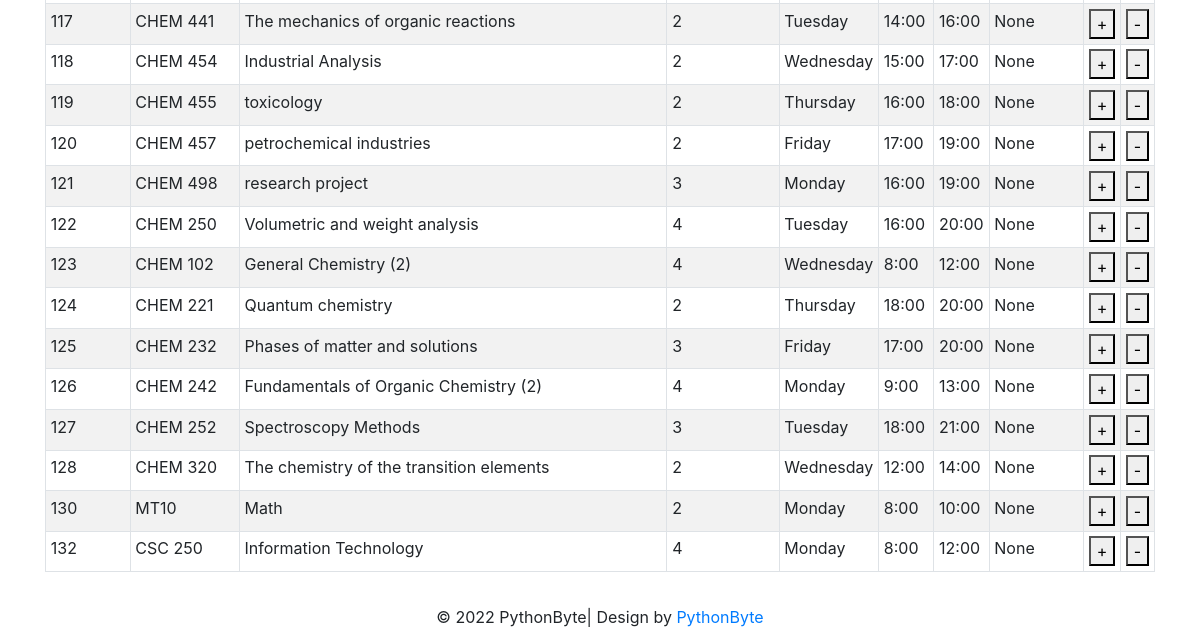
The app's page /allocate_classroomf (lower part), older data.
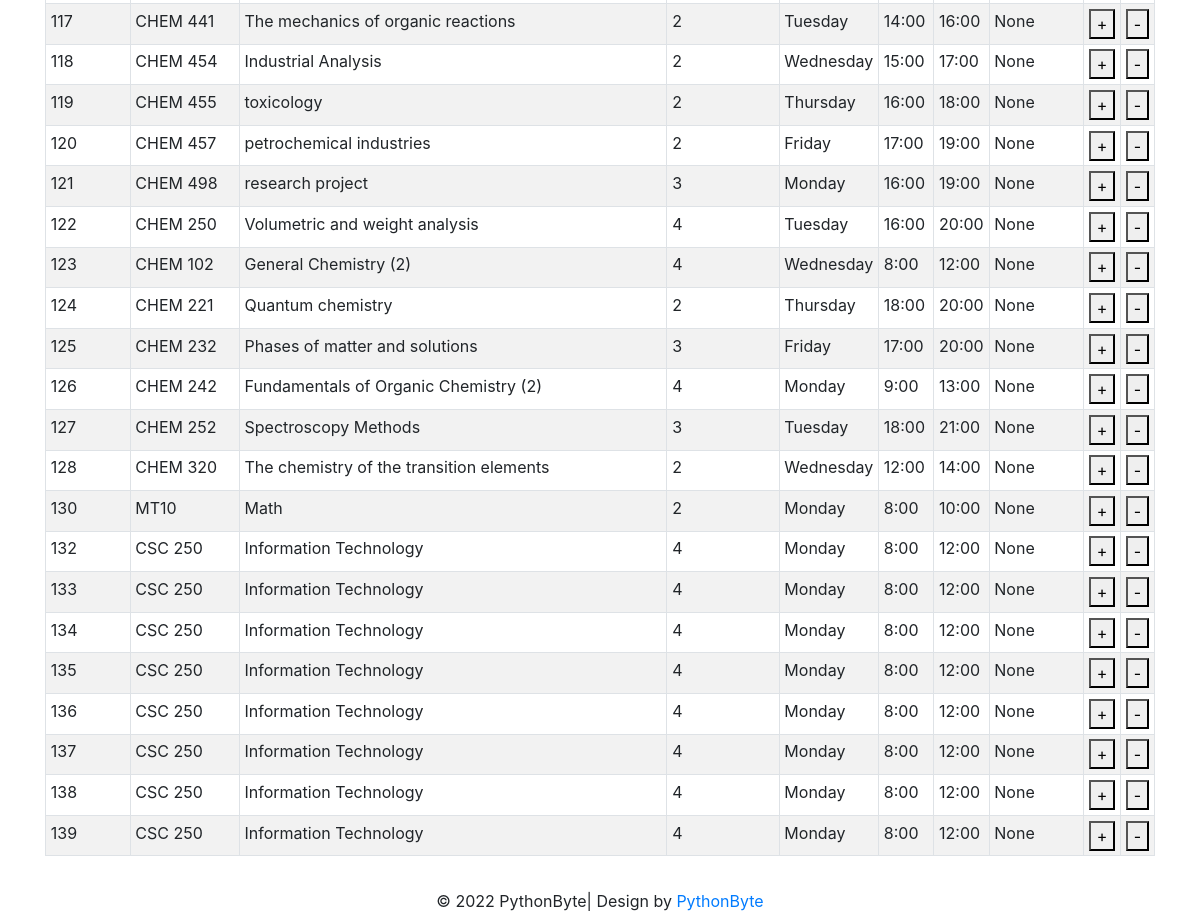
The same page, newer data.
### tables this page shows
CREATE TABLE course (course_id INTEGER NOT NULL PRIMARY KEY AUTOINCREMENT UNIQUE, course_name [nchar] (10), course_descr [nchar] (10), course_code [nchar] (10), dep_id [int], plan_id [int], level_id [int], credit INTEGER, Day_id REFERENCES Day (Day_id), fromT TIME, toT TIME, loc_id INTEGER, SEM INTEGER DEFAULT (223), lec_id INTEGER);

CREATE TABLE Day (Day_id INTEGER PRIMARY KEY, Day_Decs CHAR);

### allocate_classroom.py (the view, shortened to what this page needs)
@allocate_classroom.route('/allocate_classroomf', methods=['GET', 'POST'])
def allocate_classroomf():
    with app.app_context():
        con = sqlite3.connect("instance/db.sqlite")
        cur = con.cursor()
        cur.execute("SELECT default_sem FROM default_sem")
        SEM = cur.fetchone()[0]
        con.commit()
        cur.execute("SELECT * FROM loc")
        classroom = cur.fetchall()
        con.commit()
        cur.execute("SELECT * FROM classroom_view")
        courses = cur.fetchall()
        course_id = request.form.get('course_id')
        con.commit()
        nolec = request.form.get('nolec', None)
        loc_id = request.form.get('classroom')
        print("loc_idss")
        print(loc_id)
        cur.execute(""" SELECT distinct

    cp1.Day_id AS CP1_Day_id,
    cp1.loc_id AS CP1_loc_id,
    cp1.fromT AS CP1_fromT,
    cp1.toT AS CP1_toT,
    cp1.SEM AS CP1_SEm,
    cp2.Day_id AS CP2_Day_id,
    cp2.loc_id AS CP2_loc_id,
    cp2.fromT AS CP2_fromT,
    cp2.toT AS CP2_toT,
    cp2.SEM AS CP2_SEm
FROM
    course AS cp1
JOIN
    course AS cp2
    ON cp2.course_id = cp1.course_id AND cp2.SEM = cp1.SEM

      And (cp2.fromT >= cp1.fromT and cp2.fromT < cp1.toT AND  cp1.fromT <= cp2.fromT and cp2.day_id = cp1.day_id)
      OR (cp2.toT > cp1.fromT and cp2.toT <= cp1.toT AND cp1.fromT <= cp2.fromT and cp2.day_id = cp1.day_id )
      OR (cp2.fromT <= cp1.fromT and cp2.toT >= cp1.toT AND cp1.fromT <= cp2.fromT and cp2.day_id = cp1.day_id)
      OR (cp2.fromT <= cp1.toT    and cp2.toT >= cp1.fromT  and cp2.day_id = cp1.day_id)

      where cp2.loc_id = ? AND cp1.SEM = ? and  cp1.course_id = ?  """, (loc_id,SEM,course_id))
        entry = cur.fetchone()
        error=''
        cur.execute("SELECT * FROM classroom_view")
        courses = cur.fetchall()
        con.commit()
        con.close()
    return render_template('allocate_classroom.html', classroom=classroom,courses=courses,error=error)

### templates/allocate_classroom.html (shortened to what this page needs)
{% extends "base.html" %}
{% block content %}
       <form id = "c_form" method="post" action="/allocate_classroomf">
        <table id="classcourses" class="table table-striped table-bordered table-sm"  cellspacing="0" width="100%">
              <tbody>
               {% for row in courses %}
                      <tr>
                        <td><input type="hidden" name="title" value="{{ row[0] }}"> {{ row[0] }} </td>
                          <td>{{row[1]}}</td>
                          <td>{{row[2]}}</td>
                          <td>{{row[3]}}</td>
                          <td>{{row[4]}}</td>
                          <td>{{row[5]}}</td>
                          <td>{{row[6]}}</td>
                          <td>{{row[7]}}</td>
                          <td><button class="bi bi-plus" type="submit" value="{{ row[0] }}" name="course_id">+</button></td>
                          <td><button class="bi bi-plus" type="submit" value="{{ row[0] }}" name="nolec">-</button></td>
                      </tr>
                  {% endfor %}
              </tbody>
          </table>
       </form>
{% endblock %}

### templates/base.html (shortened to what this page needs)
<!DOCTYPE html>
<html>
<head>
    <link rel="stylesheet" href="https://cdn.jsdelivr.net/npm/bootstrap@4.3.1/dist/css/bootstrap.min.css">
    <link rel="stylesheet" href="https://cdnjs.cloudflare.com/ajax/libs/font-awesome/5.15.3/css/all.min.css">
    <link rel="stylesheet" href="https://mdbcdn.b-cdn.net/wp-content/themes/mdbootstrap4/docs-app/css/compiled-4.20.0.min.css">
  </head>
<body>
<section class="hero is-fullheight" style="background-color:#ffffff;">
    <div class="hero-body">
      <div class="container has-text-centered">
          {% block content %}{% endblock %}
      </div>
</section>
<footer><div>
  <p class="copyright">© 2022 PythonByte| Design by <a href="https://github.com/NaifAlblawi/PythonByte" target="_blank">PythonByte</a></p>
</div></footer>
</body>
</html>

### templates/base.html (style rules this page uses)
p.copyright { width: 100%; line-height: 10px; text-align: center; bottom:0; }

### templates/allocate_classroom.html (style rules this page uses)
body { text-align: center; }
table { border-collapse: collapse; width: 100%; }

Row changes from the older to the newer data that the page shows:
added course: course_id "133", course_code "CSC 250", course_name "Information Technology", credit "4", Day_Decs "Monday", fromT "8:00", toT "12:00", row "None"
added course: course_id "134", course_code "CSC 250", course_name "Information Technology", credit "4", Day_Decs "Monday", fromT "8:00", toT "12:00", row "None"
added course: course_id "135", course_code "CSC 250", course_name "Information Technology", credit "4", Day_Decs "Monday", fromT "8:00", toT "12:00", row "None"
added course: course_id "136", course_code "CSC 250", course_name "Information Technology", credit "4", Day_Decs "Monday", fromT "8:00", toT "12:00", row "None"
added course: course_id "137", course_code "CSC 250", course_name "Information Technology", credit "4", Day_Decs "Monday", fromT "8:00", toT "12:00", row "None"
added course: course_id "138", course_code "CSC 250", course_name "Information Technology", credit "4", Day_Decs "Monday", fromT "8:00", toT "12:00", row "None"
added course: course_id "139", course_code "CSC 250", course_name "Information Technology", credit "4", Day_Decs "Monday", fromT "8:00", toT "12:00", row "None"
